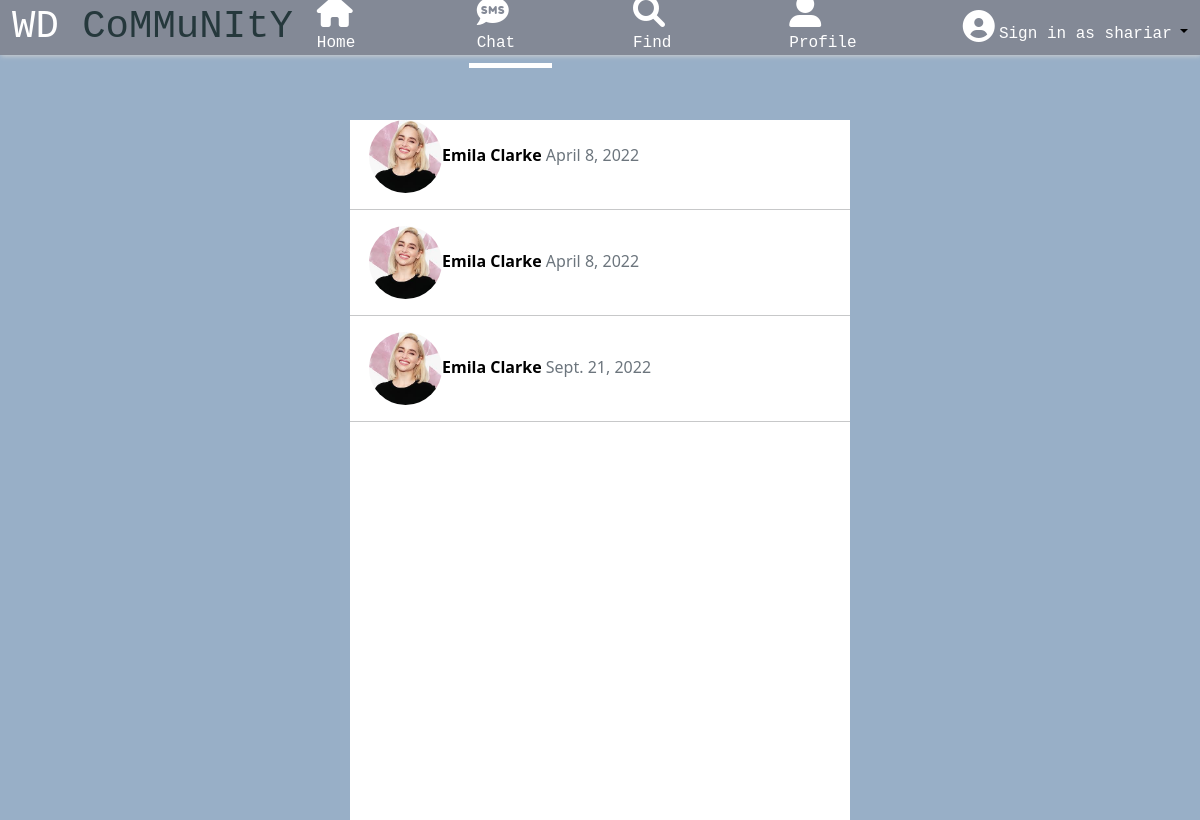
The page /chat_list (signed in) on the database its author committed.
### homepage/models.py (models this page shows, shortened)
class profile(models.Model):
    name = models.CharField (max_length=99,null=True,blank=True)
    username = models.CharField (max_length=99,null=True,blank=True)
    skills = models.CharField (max_length=99)
    framework = models.CharField (max_length=99)
    education = models.CharField (max_length=99)
    phone = models.CharField (max_length=99)
    email = models.CharField (max_length=99)
    description = models.TextField ()
    gender = models.CharField (max_length=99,null=True)
    cover_pic = models.ImageField(upload_to='photo/', blank=True, null=True, default = "photo/cover.png")
    profile_pic = models.ImageField(upload_to='photo/', blank=True, null=True, default = "photo/user.jpg")

class chat (models.Model):
    username = models.CharField (max_length=99)
    name = models.CharField (max_length=99)
    chat_user_name = models.CharField (max_length=99)
    chat_name = models.CharField (max_length=99)
    message = models.TextField (null=True)
    date = models.DateTimeField (auto_now_add=True)
    only_date = models.DateField (auto_now_add=True)
    friend_count = models.IntegerField (null = True, default=1)

### homepage/views.py (the view)
# urls.py: path('chat_list',views.chat_list.as_view(),name="chat_list"),
class chat_list (ListView):
    model = profile
    template_name = "chat_list.html"
    ordering = ['-id']
    def get_context_data(self, *args, **kwargs):
        context = super(chat_list, self).get_context_data(*args, **kwargs)
        context['status'] = post.objects.all()
        context['comment'] = user_comment.objects.all()
        context['chat_list'] = chat.objects.all()
        context['profile_list'] = profile.objects.all()
        return context

### templates/chat_list.html (shortened to what this page needs)
{% load static %}
<!DOCTYPE html>
<html lang="en">
<head>
    <link href="https://cdn.jsdelivr.net/npm/bootstrap@5.1.3/dist/css/bootstrap.min.css" rel="stylesheet"
>
    <link rel="stylesheet" href="https://cdnjs.cloudflare.com/ajax/libs/font-awesome/6.0.0-beta3/css/all.min.css"
 />
    <link href="http://fonts.cdnfonts.com/css/romantic" rel="stylesheet">
    <link href="http://fonts.cdnfonts.com/css/valeerie-morrie" rel="stylesheet">
</head>
{% if user.is_authenticated %}
<body>
    <nav class="navbar navbar-expand-lg navbar-light nav fixed-top">
        <div class="container-fluid box_shadow">
            <a style="color: white; font-family:monospace; font-size: 39px;" class="navbar-brand" href="/">WD
                <span style="color: #25383C">CoMMuNItY</span></a>
            <div class="collapse navbar-collapse" id="navbarSupportedContent">
                <ul class="navbar-nav navs ms-auto mb-2 mb-lg-0">
                    <li class="nav-item nav_item">
                        <a style="color: white ;text-decoration: none;font-family: monospace;"
                            class="nav-link" aria-current="page" href="{% url 'home' %}"><i
                                class="fas fa-home fa-2x"></i> Home</a>
                    </li>
                    <li class="nav-item nav_item">
                        <a style="color: white; border-bottom: 5px solid white;text-decoration: none;font-family: monospace;" class="nav-link"
                            aria-current="page" href="{% url 'chat_list' %}"><i class="fas fa-sms fa-2x"></i> Chat</a>
                    </li>
                    <li class="nav-item nav_item">
                        <a style="color: white ;text-decoration: none;font-family: monospace;" class="nav-link"
                            aria-current="page" href="/"><i class="fas fa-search fa-2x"></i> Find</a>
                    </li>
                    <li class="nav-item nav_item">
                        <a style="color: white;text-decoration: none;font-family: monospace;" class="nav-link"
                            aria-current="page" href="{% url 'user_profile' %}"><i class="fas fa-user-alt fa-2x"></i>
                            Profile</a>
                    </li>
                </ul>
                <ul style="margin: none;" class="navbar-nav ms-auto mb-2 mb-lg-0">
                    <li style="float: left;margin-top: 0px;" class="nav-item dropdown">
                        {% if user.is_authenticated %}
                    <li style="float: left;margin-top: 0px;" class="nav-item dropdown">
                        <a style="color: black;text-decoration: none;" class="nav-link-user dropdown-toggle" href="#"
                            id="navbarDropdown" role="button" data-bs-toggle="dropdown" aria-expanded="false">
                            <i style = "color: white;" class="fas fa-user-circle fa-2x"></i>
                            <span style="color: white; font-family: monospace;"> Sign in as {{ user.username }}</span>
                        </a>
                    </li>
                    {% else %}
                    <a style="color: whblackite ;" class="nav-link" aria-current="page" href="{% url 'signin' %}"><i
                            class="fas fa-user-circle fa-2x"></i>
                        <span style="color: black;font-family: 'Winter', sans-serif;"> Signup/Signin</span>
                    </a>
                    {% endif %}
                    </li>
                </ul>
            </div>
        </div>
    </nav>
    <br>
    <br>
    <br>
    <br>
    <br>
    <div style="height: 700px;width: 500px;background-color: white;margin: auto;overflow: scroll;">
        {% for chat in chat_list %}
        {% ifchanged %}
        {% if chat.chat_user_name == user.username %}
        {% for profile in profile_list %}
        {% if chat.username == profile.username %}
        {% if profile.profile_pic %}
        <div style = "padding-left: 19px;">
            <a style = "text-decoration: none;color: black;" href="{% url 'user_chat' profile.pk %}"><img src="{{ profile.profile_pic.url }}" width="73px" height="73px" style="border-radius: 50%;"><b>{{ chat.name }}</b><span class = "text-muted"> {{ chat.only_date }}</span></a>
        </div>
        <hr>
        {% endif %}
        {% endif %}
        {% endfor %}
        {% elif chat.username == user.username %}
        {% for profile in profile_list %}
        {% if chat.chat_user_name == profile.username %}
        {% if profile.profile_pic %}
        <div style = "padding-left: 19px;">
            <a style = "text-decoration: none;color: black;" href="{% url 'user_chat' profile.pk %}"><img src="{{ profile.profile_pic.url }}" width="73px" height="73px" style="border-radius: 50%;"><b>{{ chat.chat_name }}</b><span class = "text-muted"> {{ chat.only_date }}</span></a>
        </div>
        <hr>
        {% endif %}
        {% endif %}
        {% endfor %}
        {% endif %}
        {% endifchanged %}
        {% endfor %}
    </div>
</body>
{% else %}
{% load static %}
{% endif %}
</html>

### templates/chat_list.html (style rules this page uses)
.nav_item { margin-right: 73px; }
.box_shadow { background-color: #838996; height: 39px; }
.nav { -webkit-box-shadow: 1px 1px 5px 0px rgba(207, 207, 207, 1); -moz-box-shadow: 1px 1px 5px 0px rgba(207, 207, 207, 1); box-shadow: 1px 1px 5px 0px rgba(207, 207, 207, 1); }
.navbar { background-color: #838996; }
.navs { margin: auto; }
body { background-color: #98AFC7; background-attachment: fixed; background-size: cover; }

### rows shown on the page
chat: name "Emila Clarke", only_date "April 8, 2022"
profile: profile_pic (picture)
chat: chat_name "Emila Clarke", only_date "April 8, 2022"
chat: chat_name "Emila Clarke", only_date "Sept. 21, 2022"

### other values the page prints
{{ user.username }} "shariar"
